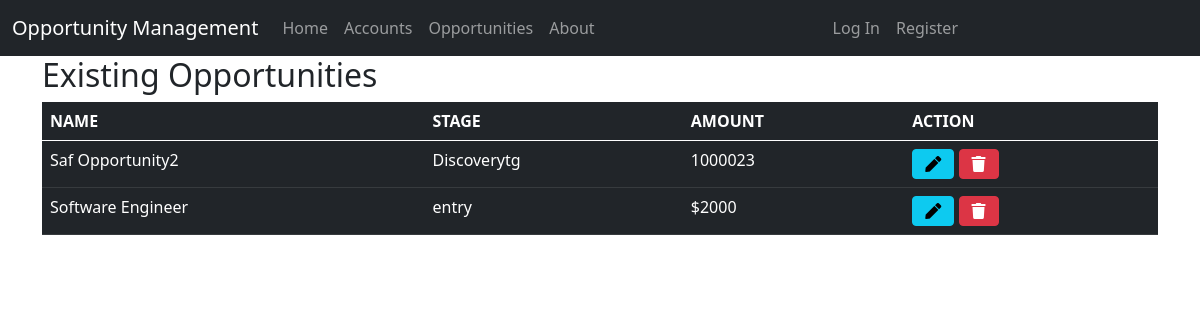
Page /index.php/opportunities on the committed database.
### tables this page shows
CREATE TABLE `opportunities` (
  `AccountID` int(11) NOT NULL,
  `UserID` varchar(250) NOT NULL,
  `OpportunityID` int(11) NOT NULL,
  `Name` varchar(250) NOT NULL,
  `Stage` varchar(250) NOT NULL,
  `Amount` varchar(250) NOT NULL
);

### application/controllers/Opportunities.php (called while the page is built, shortened)
<?php
	class Opportunities extends CI_Controller{
		public function index(){
			$data['title'] = 'Existing Opportunities';
			$data['opportunities'] = $this->opportunity_model->get_opportunities();
			$this->load->view('templates/header');
			$this->load->view('opportunities/index', $data);
			$this->load->view('templates/footer');
		}
	}

### index.php (called while the page is built, shortened)
<?php
require_once BASEPATH.'core/CodeIgniter.php';

### application/models/Opportunity_model.php (called while the page is built, shortened)
<?php
class Opportunity_model extends CI_Model{
	public function get_opportunities($id = FALSE){
		if($id === FALSE){
			$query = $this->db->get('opportunities');
			return $query->result_array();
		}
		$query = $this->db->get_where('opportunities', array('OpportunityID' => $id));
		return $query->row_array();
	}
}

### application/views/opportunities/index.php (the view)
<h2><?= $title ?></h2>
<table class="table table-dark table-hover">
  <thead>
    <tr>
      <th scope="col">NAME</th>
      <th scope="col">STAGE</th>
      <th scope="col">AMOUNT</th>
      <th scope="col">ACTION</th>
    </tr>
  </thead>
  <tbody>
  	<?php foreach($opportunities as $opportunity) : ?>
    <tr>
      <td><?php echo $opportunity['Name']; ?></td>
      <td><?php echo $opportunity['Stage']; ?></td>
      <td><?php echo $opportunity['Amount']; ?></td>
      <td>
        <a href="opportunities/edit/<?php echo $opportunity['OpportunityID'];?>" class="btn btn-info"><i class="fas fa-pen"></i></a>
      <a href="opportunities/delete/<?php echo $opportunity['OpportunityID'];?>" class="btn btn-danger" onclick="return confirm('Are you sure  to Delete?')"><i class="fas fa-trash"></i></a>
        </td>
    </tr>
    <?php endforeach; ?>
  </tbody>
</table>

### rows in the picture
opportunities: Name "Saf Opportunity2", Stage "Discoverytg", Amount "1000023"
opportunities: Name "Software Engineer", Stage "entry", Amount "$2000"

### other values in the picture
$title "Existing Opportunities"
